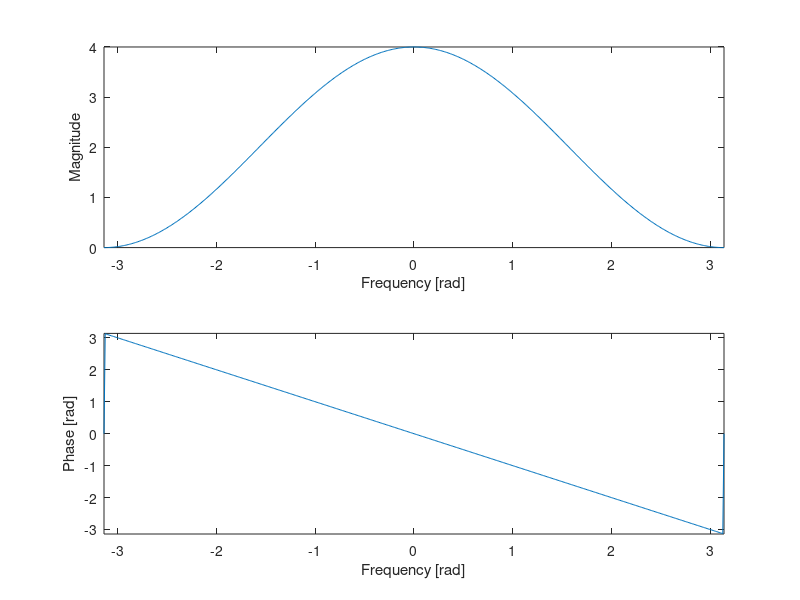
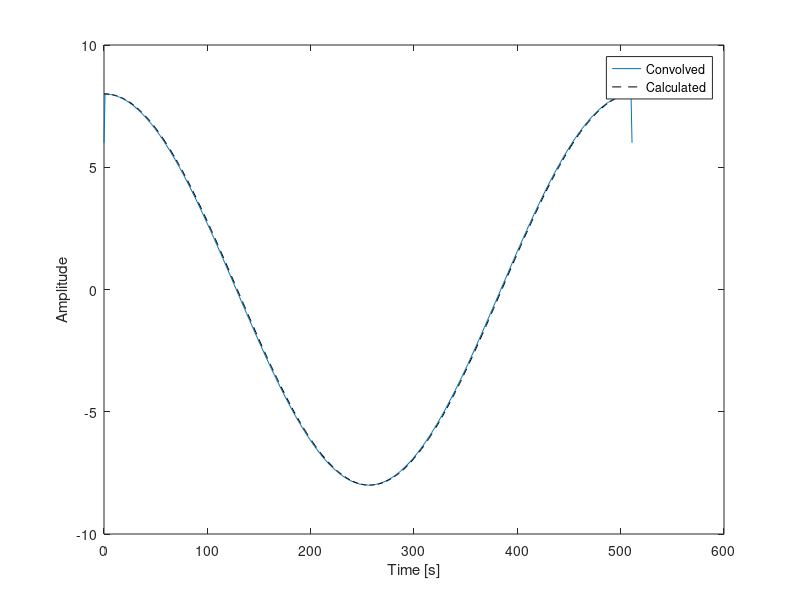

Source code (MATLAB) for these figures, in order:
close all
clear
clc

b = [1 2 1]; % bk coefficients for LTI FIR system (in this example it's a one sample difference)

N = 512; % Number of samples, choose even number
omega = -pi:(2*pi/N):pi; % Create vector with sampled frequency axis between -pi and pi with N samples
H = freqz(b, 1, omega); % Calculate frequency response H for FIR filter (complex)
absH = abs(H); % Magnitude of FIR filter
argH = angle(H); % Phase of FIR filter in radians

% Plot Magnitude
subplot(2,1,1)
plot(omega, absH)
axis([-pi pi 0 max(absH)])
xlabel('Frequency [rad]')
ylabel('Magnitude')

% Plot Phase
subplot(2,1,2)
plot(omega, argH)
axis([-pi pi -pi pi])
xlabel('Frequency [rad]')
ylabel('Phase [rad]')

% Test signal
n = 0:N-1; % Index vector
A = 2; % Amplitude
l = 258; % Sample position
w = omega(l); % Select test signal frequency from sampled omega vector (for N=512, positive omega starts from sample 257)
phase = 0; % Phase in degrees
s = A*cos(w*n + phase*(pi/180)); % Signal with one frequency component

y = conv(s, b, 'full'); % Convolution of signal with system
figure
plot(n, y(2:end-length(b)+2))
hold on

% Pre-calculated using eq. 6.6 in textbook chapter 6-2
y2 = absH(l)*A*cos(w*n + phase*(pi/180) + argH(l));
plot(n, y2, '--k')
hold off
xlabel('Time [s]')
ylabel('Amplitude')
legend('Convolved', 'Calculated')
